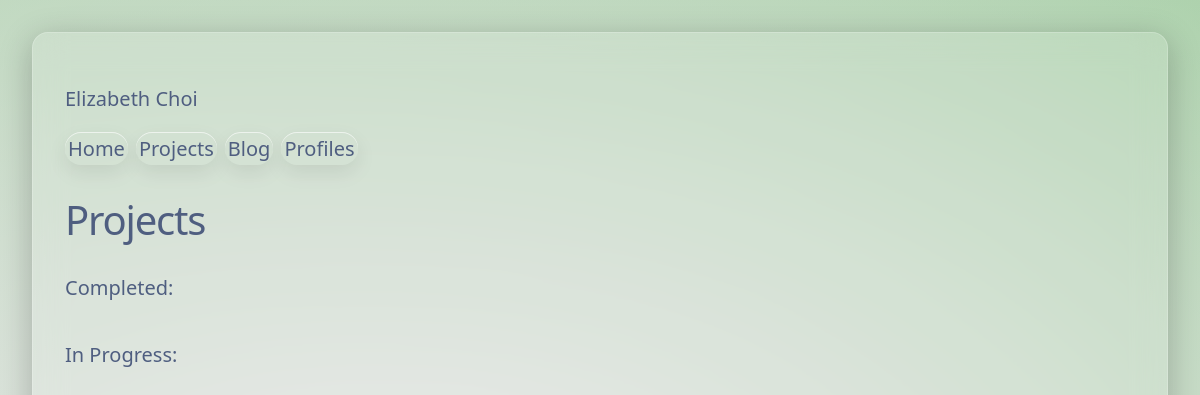
Before: /projects with the older database file.
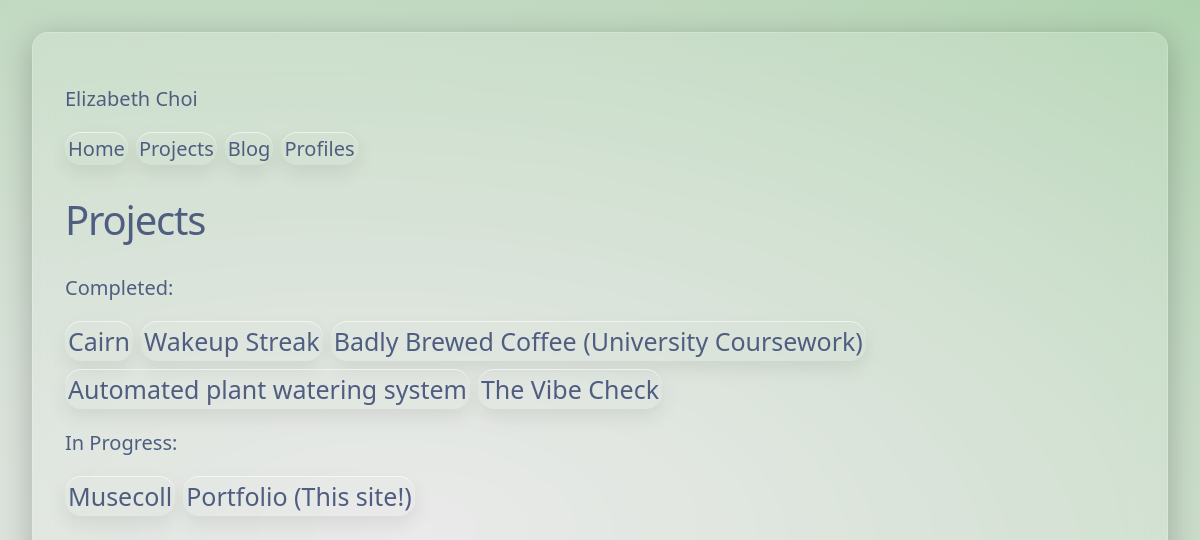
After: the same page with the newer database file.
### tables this page shows
CREATE TABLE projects (
    id INTEGER PRIMARY KEY AUTOINCREMENT, 
    title TEXT NOT NULL,
    created TEXT,
    technologies TEXT,
    img_path TEXT, 
    github TEXT,
    award TEXT,
    content TEXT NOT NULL, 
    completed BOOLEAN NOT NULL,
    archived BOOLEAN NOT NULL 
);

### portfolio/__init__.py (the view)
    @app.route('/projects')
    def projects():
        db = get_db()
        complete = db.execute(
            'SELECT id, title'
            ' FROM projects'
            ' WHERE completed = TRUE AND archived = FALSE'
            ' ORDER BY id DESC'
        ).fetchall()
        incomplete = db.execute(
            'SELECT id, title'
            ' FROM projects'
            ' WHERE completed = FALSE and archived = FALSE'
        ).fetchall()
        return render_template('projects/index.html', c_projects=complete, i_projects=incomplete)

### portfolio/db.py (called while the page is built)
def get_db():
    if 'db' not in g:
        g.db = sqlite3.connect(
            current_app.config['DATABASE'],
            detect_types=sqlite3.PARSE_DECLTYPES
        )
        g.db.row_factory = sqlite3.Row
    return g.db

### portfolio/templates/projects/index.html (shortened to what this page needs)
<!doctype html>
<html>
{% extends 'base.html' %}
{% block header %}
    <h1>Projects</h1>
{% endblock %}
{% block content %}
    <p>Completed:</p>
    <nav class="links">
        {% for c in c_projects %}
            <a href="{{ url_for('projects.project', index=c['id'])}}">{{c['title']}}</a>
        {% endfor %}
    </nav>
    <p>In Progress:</p>
    <nav class="links">
    {% for i in i_projects %}
        <a href="{{ url_for('projects.project', index=i['id'])}}">{{i['title']}}</a>
    {% endfor %}
    </nav>
{% endblock %}

### portfolio/templates/base.html (shortened to what this page needs)
<!doctype html>
<html>
<link rel="stylesheet" href="{{ url_for('static', filename='styles.css')}}">
<main class="site-container">
    <div class="content">
        <p class="site-title">Elizabeth Choi</p>
            <nav class="nav-bar">
                <a href="/">Home</a>
                <a href="/projects">Projects</a>
                <a href="/blog">Blog</a>
                <a href="/profiles">Profiles</a>
            </nav>
        <div class="page">
            {% block header %}{% endblock %}
            {% block content %}{% endblock %}
        </div>
    </div>
</main>
</html>

### portfolio/static/styles.css (style rules this page uses)
:root { --text-color: #4f5e80; }
html, body { min-height: auto; margin: 0; font-family: system-ui, -apple-system, sans-serif; color: var(--text-color); }
p, li { font-weight: 100; font-size: 20px; text-decoration: none; color: var(--text-color); }
h1 { font-size: 40px; font-weight: 100; letter-spacing: -0.03em; text-decoration: none; color: var(--text-color); }
a { text-align: center; font-weight: 100; padding: 3px; border-radius: 999px; color: var(--text-color); text-decoration: none; cursor: pointer; transition: background 200ms ease, transform 150ms ease; border-radius: 16px; box-shadow: 0 8px 20px rgba(0, 0, 0, 0.08), inset 0 1px 0 rgba(255, 255, 255, 0.6); font-size: 25px; }
.links { display: flex; flex-wrap: wrap; gap: 0.5rem; }
.content { box-sizing: border-box; width: 100%; flex: 1; text-align: left; background: oklch(1 0 0 / 0.12); backdrop-filter: blur(16px); -webkit-backdrop-filter: blur(16px); border: 1px solid oklch(1 0 0 / 0.2); border-radius: 1rem; padding: 2rem; box-shadow: 0 8px 32px oklch(0.15 0 0 / 0.25); }
.page { flex: 1; opacity: 0; animation: fadein 0.6s ease forwards; }
.site-title { margin: 5; text-align: left; }
.nav-bar { flex: 1 1 24rem; min-width: 100%; width: auto; padding: 0; border-radius: 999px; display: flex; flex-wrap: wrap; justify-content: left; gap: 0.5rem; margin: 0; }
.nav-bar a, .contact-links a { flex: 0 1 auto; text-align: center; padding: 3px; border-radius: 999px; font-size: 20px; color: var(--text-color); text-decoration: none; cursor: pointer; transition: background 200ms ease, transform 150ms ease; border-radius: 16px; box-shadow: 0 8px 20px rgba(0, 0, 0, 0.08), inset 0 1px 0 rgba(255, 255, 255, 0.6); }
.links a { flex: 0 1 auto; }
.site-container { box-sizing: border-box; width: auto; min-height: 100vh; padding: 2rem; color: #111827; text-align: center; font-size: 13px; transition: transform 150ms ease; display: flex; justify-content: flex-start; flex-direction: column; gap: 1rem; background: radial-gradient(120% 90% at 15% 30%, #e7e7e7, transparent 60%), radial-gradient(110% 120% at 85% 75%, #37a5ff, transparent 55%), conic-gradient(from 190deg at 55% 45%, #e6e6e6, #7fc17e, #fff3f2 ); background-size: 220% 220%, 240% 240%, 260% 260%; animation: drift 14s ease-in-out infinite; }

Changed rows visible on the page:
added projects: title "Cairn", shown under "Projects"
added projects: title "Wakeup Streak", shown under "Projects"
added projects: title "Badly Brewed Coffee (University Coursework)", shown under "Projects"
added projects: title "Automated plant watering system", shown under "Projects"
added projects: title "The Vibe Check", shown under "Projects"
added projects: title "Musecoll"
added projects: title "Portfolio (This site!)"
